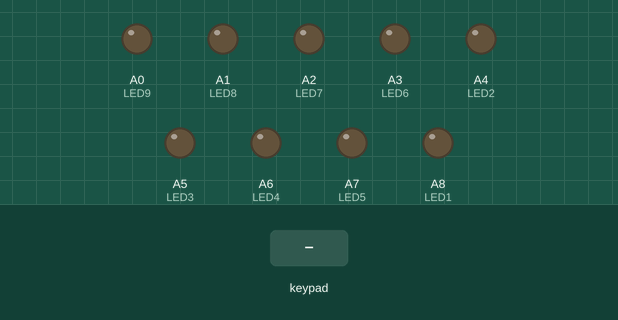
This sketch was run on a simulated Arduino Mega 2560, built with avr-gcc and run on an emulated ATmega2560. On the bench: output pins drawn as LEDs (lit = HIGH). The test bench sets the inputs (shaded band).

Above: at 1.2 s.
1.3 s: keypad keys 2 2 2 3 2 4 2 5 pressed 0.4 s apart
At 4.9 s:
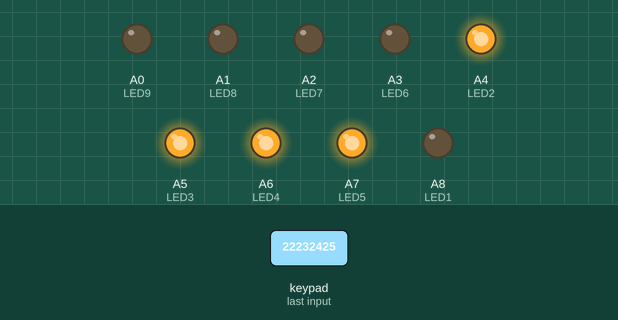
6.0 s: key '7' pressed
At 7.2 s:
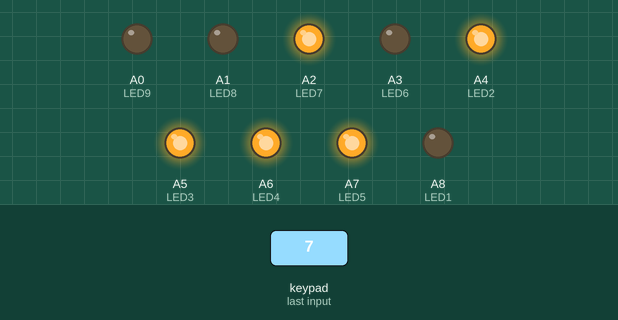
7.5 s: key '8' pressed
At 8.5 s:
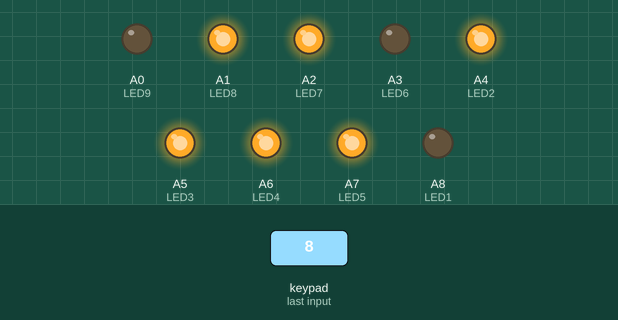
9.0 s: keypad keys 1 3 9 7 2 2 2 2 pressed 0.4 s apart
At 10.2 s:
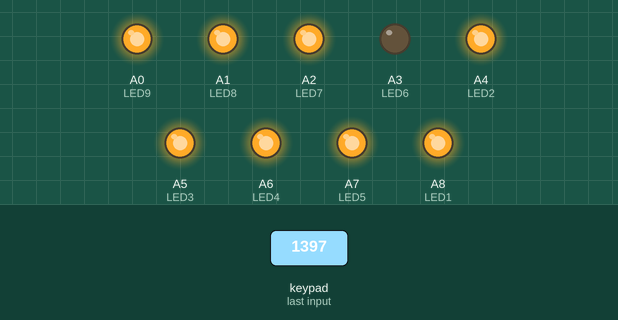
13.7 s: key '6' pressed
At 14.6 s:
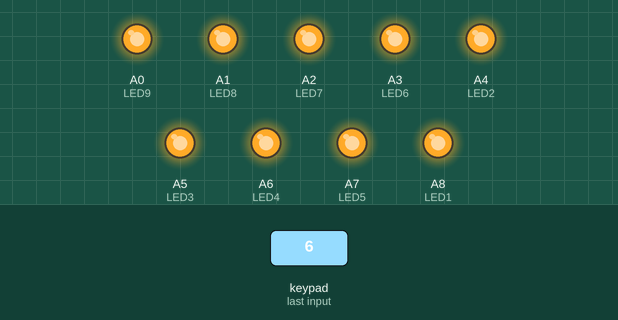
15.2 s: key 'C' pressed
At 15.8 s:
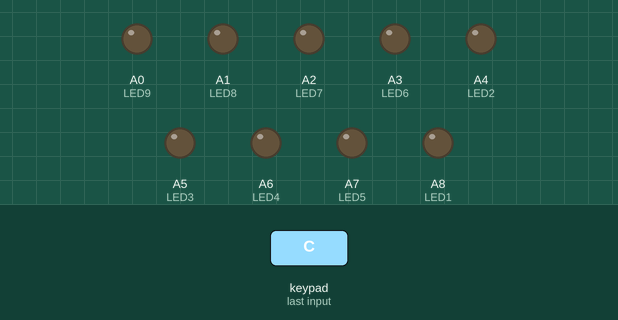
Timing chart, 0 to 17.7 s (numbered marks = the images above; inputs shaded):
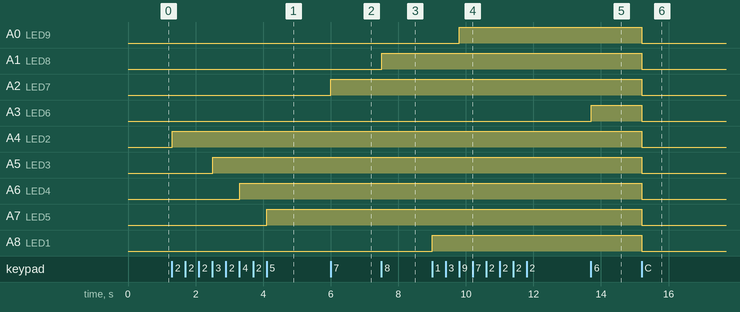

Measured:
- after the input at 1.3 s, A4 (LED2): LOW → HIGH at once; A5 (LED3): LOW → HIGH after 1.2 s; A6 (LED4): LOW → HIGH after 2.0 s; A7 (LED5): LOW → HIGH after 2.8 s
- after the input at 6.0 s, A2 (LED7): LOW → HIGH at once
- after the input at 7.5 s, A1 (LED8): LOW → HIGH at once
- after the input at 9.0 s, A0 (LED9): LOW → HIGH after 0.80 s; A8 (LED1): LOW → HIGH at once
- after the input at 13.7 s, A3 (LED6): LOW → HIGH at once
- after the input at 15.2 s, A0 (LED9), A1 (LED8), A2 (LED7), A3 (LED6), A4 (LED2), A5 (LED3), A6 (LED4), A7 (LED5), A8 (LED1): HIGH → LOW at once

The sketch:

Q1_and_2.ino
```cpp
#include <Keypad.h>

const byte LED1 = A8;
const byte LED2 = A4;
const byte LED3 = A5;
const byte LED4 = A6;
const byte LED5 = A7;
const byte LED6 = A3;
const byte LED7 = A2;
const byte LED8 = A1;
const byte LED9 = A0;

const byte ROWS = 4;
const byte COLS = 4;

char keys[ROWS][COLS] = {
  {'7', '8', '9', '/'},
  {'4', '5', '6', '*'},
  {'1', '2', '3', '-'},
  {'C', '0', '=', '+'}
};

byte rowPins[ROWS] = {22, 23, 24, 25};
byte colPins[COLS] {26, 27, 28, 29};
Keypad keypad = Keypad( makeKeymap(keys), rowPins, colPins, ROWS, COLS);

void setup() {
  // put your setup code here, to run once:
  Serial2.begin(9600);

  pinMode(LED1, OUTPUT);
  pinMode(LED2, OUTPUT);
  pinMode(LED3, OUTPUT);
  pinMode(LED4, OUTPUT);
  pinMode(LED5, OUTPUT);
  pinMode(LED6, OUTPUT);
  pinMode(LED7, OUTPUT);
  pinMode(LED8, OUTPUT);
  pinMode(LED9, OUTPUT);
}

void loop() {
  // put your main code here, to run repeatedly:
  char key = keypad.getKey();

  if (key) {
    Serial2.println(key);

    //    String onLED = "LED" + toInt(key);
    switch (key) {
      case '1':
        digitalWrite(LED1, HIGH);
        break;

      case '2':
        digitalWrite(LED2, HIGH);
        break;

      case '3':
        digitalWrite(LED3, HIGH);
        break;

      case '4':
        digitalWrite(LED4, HIGH);
        break;

      case '5':
        digitalWrite(LED5, HIGH);
        break;

      case '6':
        digitalWrite(LED6, HIGH);
        break;

      case '7':
        digitalWrite(LED7, HIGH);
        break;

      case '8':
        digitalWrite(LED8, HIGH);
        break;

      case '9':
        digitalWrite(LED9, HIGH);
        break;

      case 'C':
        digitalWrite(LED1, LOW);
        digitalWrite(LED2, LOW);
        digitalWrite(LED3, LOW);
        digitalWrite(LED4, LOW);
        digitalWrite(LED5, LOW);
        digitalWrite(LED6, LOW);
        digitalWrite(LED7, LOW);
        digitalWrite(LED8, LOW);
        digitalWrite(LED9, LOW);
        break;
    }

  }

}
```
